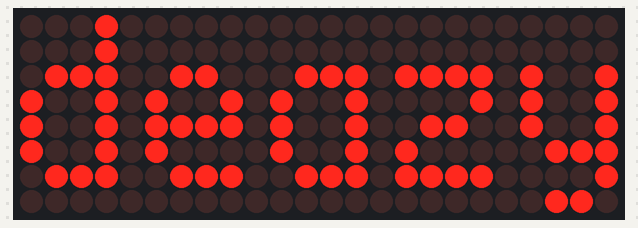
Recording of a sketch running on a simulated Arduino Uno, built with avr-gcc and run on an emulated ATmega328P. Shown: 24×8 LED matrix.

Above: at 0.1 s.

The sketch:

Parola_Print_Test.ino
```cpp
// Program to demonstrate the MD_Parola library
//
// Uses the Arduino Print Class extension with various output types
//
// MD_MAX72XX library can be found at https://github.com/MajicDesigns/MD_MAX72XX
//

#include <MD_Parola.h>
#include <MD_MAX72xx.h>
#include <SPI.h>

const uint16_t WAIT_TIME = 1000;

// Define the number of devices we have in the chain and the hardware interface
// NOTE: These pin numbers will probably not work with your hardware and may
// need to be adapted
#define HARDWARE_TYPE MD_MAX72XX::FC16_HW
#define MAX_DEVICES 3

#define CLK_PIN   13
#define DATA_PIN  11
#define CS_PIN    10

// Hardware SPI connection
MD_Parola P = MD_Parola(HARDWARE_TYPE, CS_PIN, MAX_DEVICES);
// Arbitrary output pins
// MD_Parola P = MD_Parola(HARDWARE_TYPE, DATA_PIN, CLK_PIN, CS_PIN, MAX_DEVICES);

void setup(void)
{
  P.begin();
}

void loop(void)
{
  P.print("deazylife");
  delay(WAIT_TIME);
}
```
